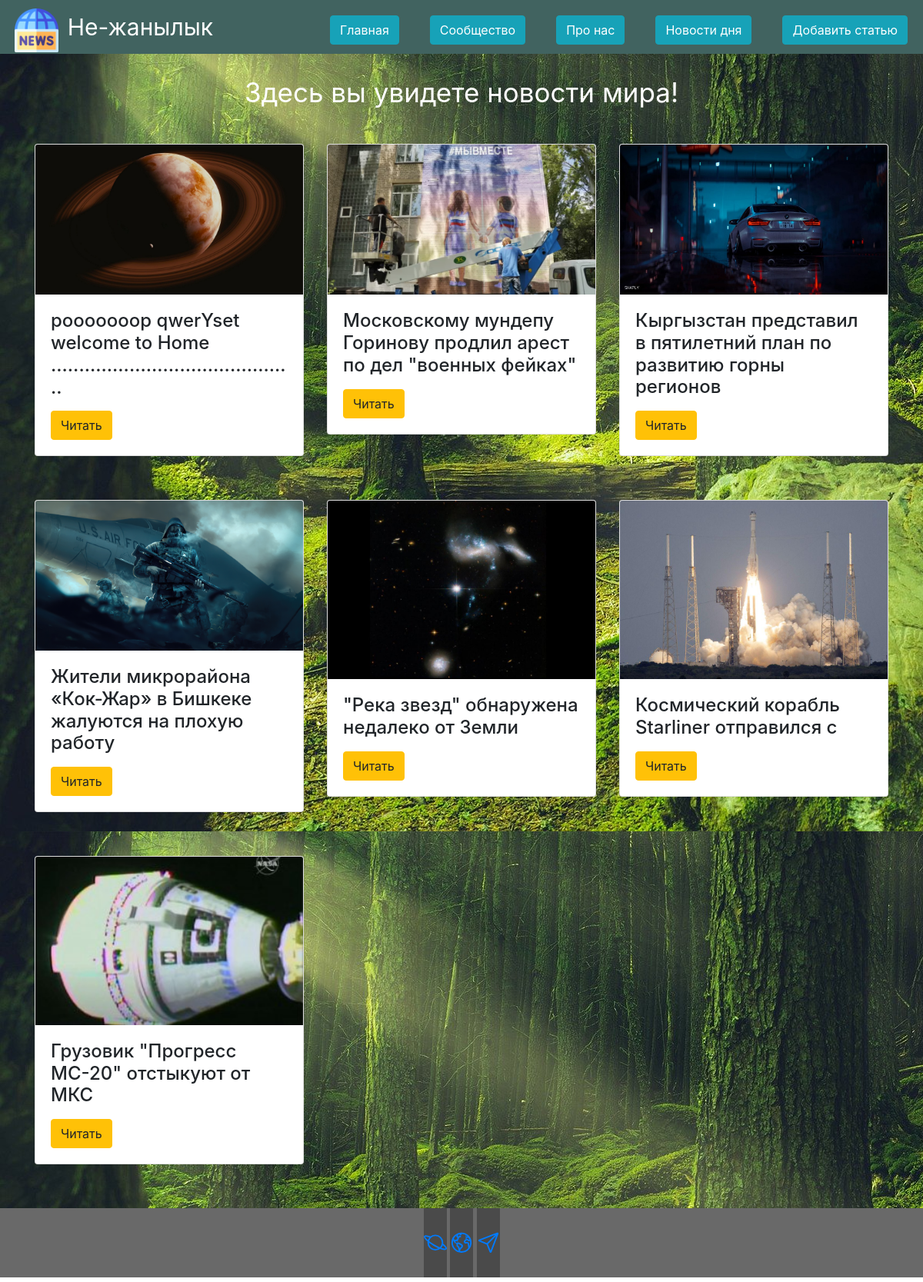
The page / on the database its author committed.
### main/models.py (models this page shows, shortened)
class HomeNews(models.Model):
    img = models.ImageField(upload_to='img', null=True, blank=True)
    title = models.CharField('Название', max_length=90)
    description = models.TextField('Описание')
    date = models.DateTimeField('Дата и время публикации')
    class Meta:
        verbose_name = 'Новости на главном странице'
        verbose_name_plural = 'Новости на главном странице'

### main/views.py (the view)
# urls.py: path('', views.index, name='home'),
def index(request):
    homenews = HomeNews.objects.order_by('-date')
    return render(request, 'main/index.html', {'homenews': homenews})

### main/templates/main/index.html (shortened to what this page needs)
{% extends 'main/layout.html' %}
{% load static %}
{% block content %}
<div class="ab_divs">
     <br>
    <p class="in-p">Здесь вы увидете новости мира!</p><br>
    <div class="container padding">
        <div class="row padding">
            {% for el in homenews %}
                <div class="col-md-4 rows">
                    <div class="card">
                        {% if el.img %}
                        <img src="{{ el.img.url }}" alt="" class="card-img-top">
                        {% endif %}
                        <div class="card-body">
                            <h4 class="card-title">{{ el.title }}</h4>
                            <a href="{% url 'detail_home' el.id %}" class="btn btn-warning">Читать</a>
                        </div>
                    </div>
                </div>
            {% endfor %}
        </div>
    </div>
</div>
{% endblock %}

### main/static/css/index.css (style rules this page uses)
a { text-decoration: none; color: #fff; }
body { background-color:#fff; }
.ab_divs { background-image: url("../img/earth-7.jpg"); background-attachment: fixed; }
.rows { margin-bottom: 15mm; }
.in-p { text-align: center; color: #fff; font-size: 35px; position: right; }

### rows shown on the page
HomeNews: img (picture), title "pooooooop qwerYset welcome to Home ............................................"
HomeNews: img (picture), title "Московскому мундепу Горинову продлил арест по дел \"военных фейках\""
HomeNews: img (picture), title "Кыргызстан представил в пятилетний план по развитию горны регионов"
HomeNews: img (picture), title "Жители микрорайона «Кок-Жар» в Бишкеке жалуются на плохую работу"
HomeNews: img (picture), title "\"Река звезд\" обнаружена недалеко от Земли"
HomeNews: img (picture), title "Космический корабль Starliner отправился с"
HomeNews: img (picture), title "Грузовик \"Прогресс МС-20\" отстыкуют от МКС"
